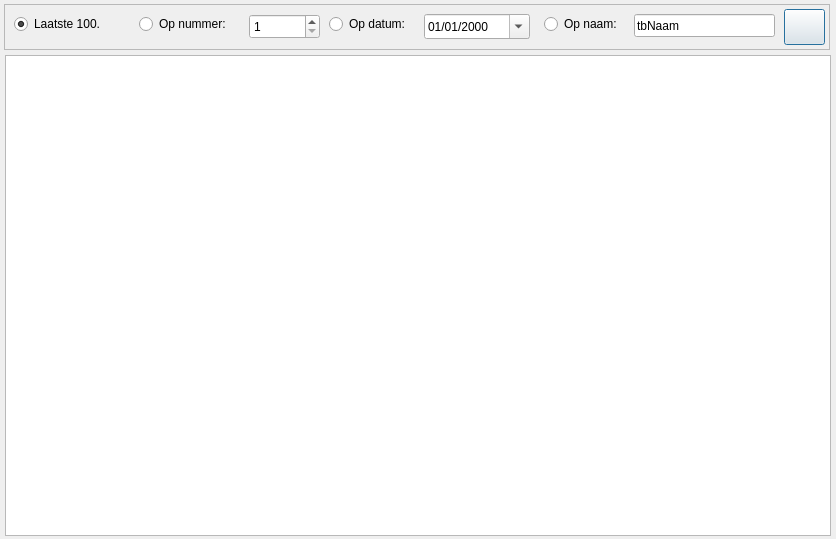
<?xml version="1.0" encoding="UTF-8"?>
<ui version="4.0">
 <class>FactuurKeuzeLijst</class>
 <widget class="QDialog" name="FactuurKeuzeLijst">
  <property name="geometry">
   <rect>
    <x>0</x>
    <y>0</y>
    <width>836</width>
    <height>539</height>
   </rect>
  </property>
  <property name="windowTitle">
   <string>Dialog</string>
  </property>
  <widget class="QFrame" name="frame">
   <property name="geometry">
    <rect>
     <x>4</x>
     <y>4</y>
     <width>826</width>
     <height>46</height>
    </rect>
   </property>
   <property name="frameShape">
    <enum>QFrame::StyledPanel</enum>
   </property>
   <property name="frameShadow">
    <enum>QFrame::Raised</enum>
   </property>
   <widget class="QRadioButton" name="rbtnLaatste">
    <property name="geometry">
     <rect>
      <x>10</x>
      <y>10</y>
      <width>104</width>
      <height>20</height>
     </rect>
    </property>
    <property name="text">
     <string>Laatste 100.</string>
    </property>
    <property name="checked">
     <bool>true</bool>
    </property>
   </widget>
   <widget class="QRadioButton" name="rbtnNummer">
    <property name="geometry">
     <rect>
      <x>135</x>
      <y>10</y>
      <width>104</width>
      <height>20</height>
     </rect>
    </property>
    <property name="text">
     <string>Op nummer:</string>
    </property>
   </widget>
   <widget class="QRadioButton" name="rbtnDatum">
    <property name="geometry">
     <rect>
      <x>325</x>
      <y>10</y>
      <width>104</width>
      <height>20</height>
     </rect>
    </property>
    <property name="text">
     <string>Op datum:</string>
    </property>
   </widget>
   <widget class="QDateEdit" name="dtpDatum">
    <property name="geometry">
     <rect>
      <x>420</x>
      <y>10</y>
      <width>106</width>
      <height>25</height>
     </rect>
    </property>
    <property name="displayFormat">
     <string>dd/MM/yyyy</string>
    </property>
    <property name="calendarPopup">
     <bool>true</bool>
    </property>
   </widget>
   <widget class="QRadioButton" name="rbtnNaam">
    <property name="geometry">
     <rect>
      <x>540</x>
      <y>10</y>
      <width>104</width>
      <height>20</height>
     </rect>
    </property>
    <property name="text">
     <string>Op naam:</string>
    </property>
   </widget>
   <widget class="QLineEdit" name="tbNaam">
    <property name="geometry">
     <rect>
      <x>630</x>
      <y>10</y>
      <width>141</width>
      <height>23</height>
     </rect>
    </property>
    <property name="text">
     <string>tbNaam</string>
    </property>
   </widget>
   <widget class="QPushButton" name="pushButton">
    <property name="geometry">
     <rect>
      <x>780</x>
      <y>5</y>
      <width>41</width>
      <height>36</height>
     </rect>
    </property>
    <property name="text">
     <string/>
    </property>
    <property name="icon">
     <iconset resource="../resource.qrc">
      <normaloff>:/icons/icons/zoom.png</normaloff>:/icons/icons/zoom.png</iconset>
    </property>
   </widget>
   <widget class="QSpinBox" name="sbNummer">
    <property name="geometry">
     <rect>
      <x>245</x>
      <y>10</y>
      <width>71</width>
      <height>25</height>
     </rect>
    </property>
    <property name="minimum">
     <number>1</number>
    </property>
    <property name="maximum">
     <number>9999</number>
    </property>
   </widget>
  </widget>
  <widget class="QTableView" name="tvFactuurLijst">
   <property name="geometry">
    <rect>
     <x>5</x>
     <y>55</y>
     <width>826</width>
     <height>481</height>
    </rect>
   </property>
  </widget>
 </widget>
 <resources>
  <include location="../resource.qrc"/>
 </resources>
 <connections/>
</ui>
